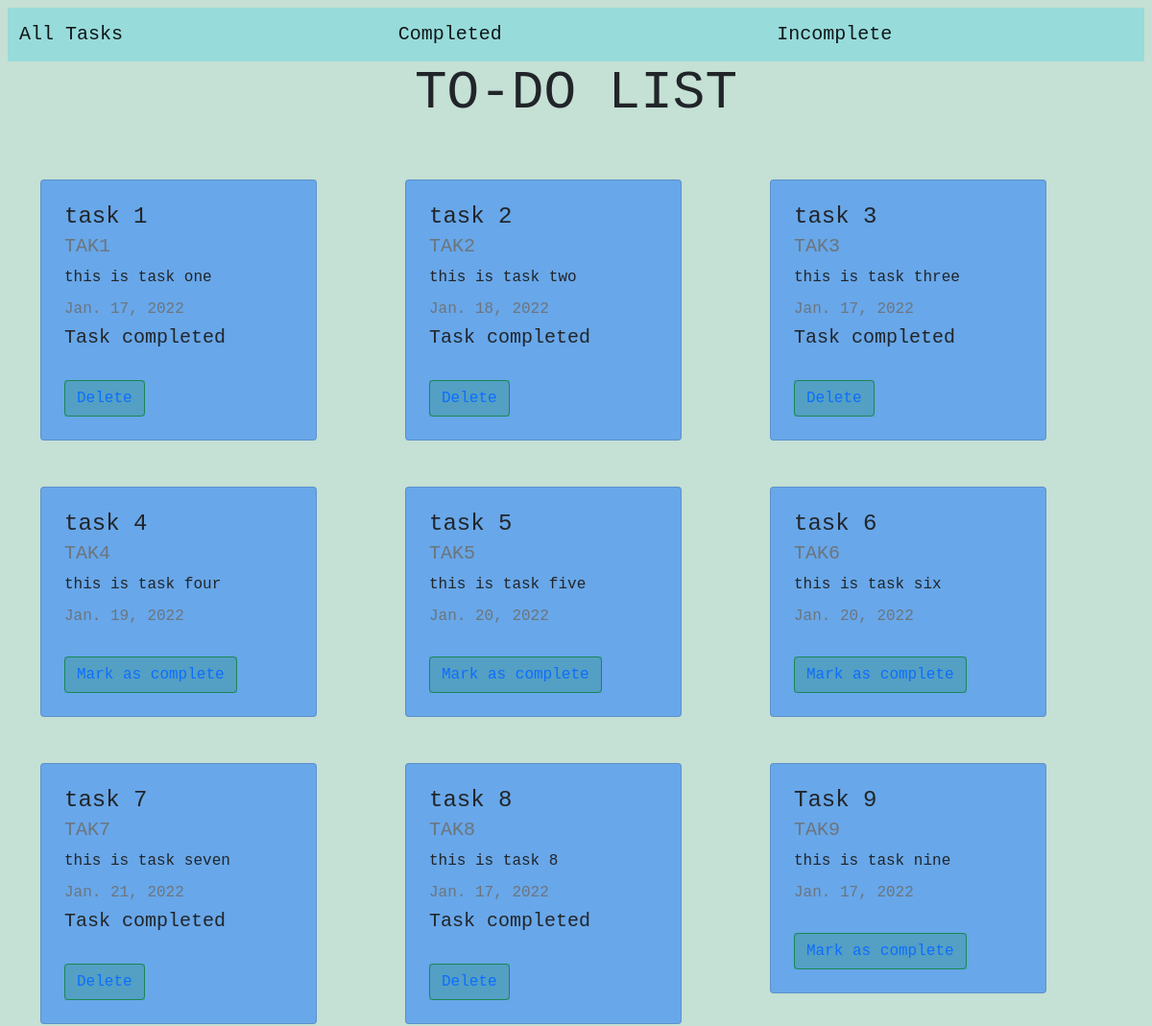
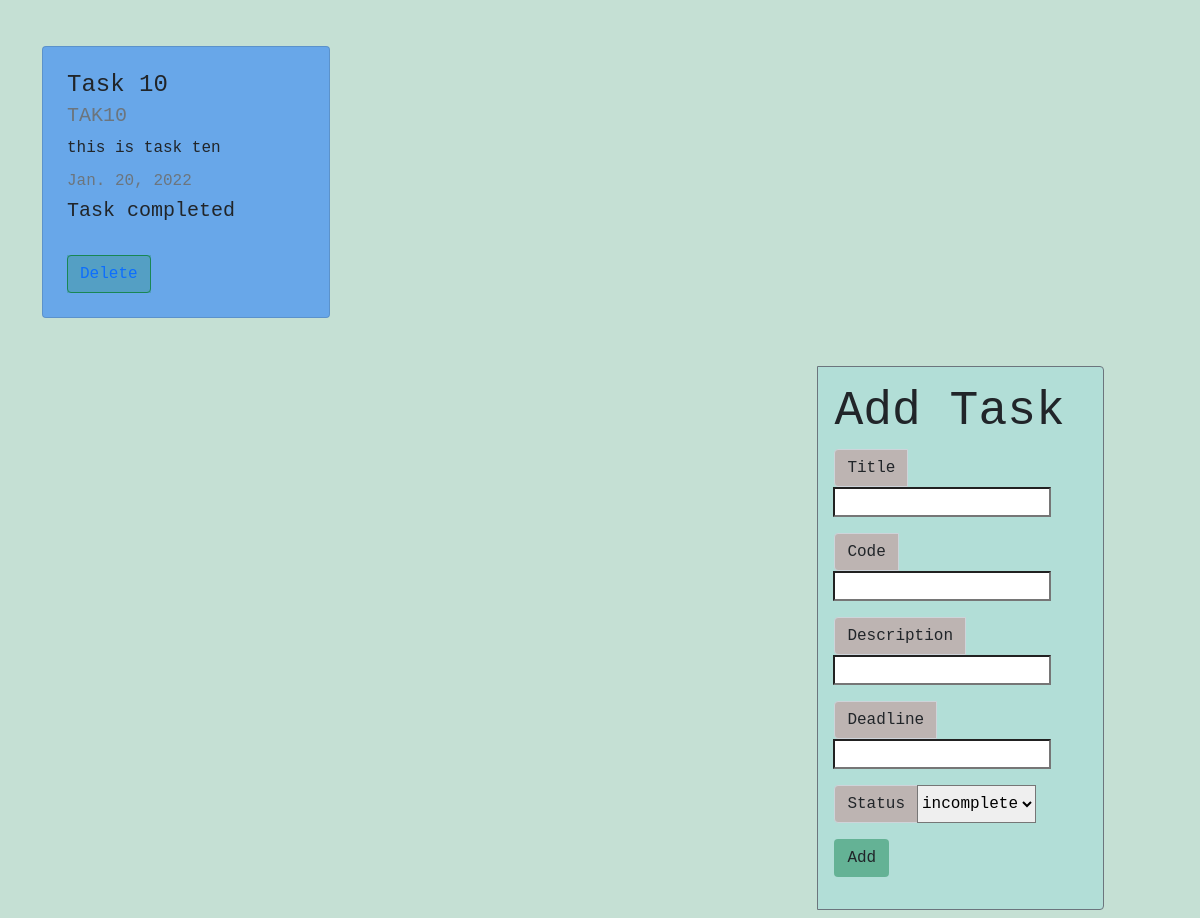
The page / on the database its author committed (2 pictures, top to bottom).
### webapp/models.py (models this page shows, shortened)
class Task(models.Model):
    title = models.CharField(max_length=218,null=False, blank=False)
    description = models.CharField(max_length=512,null=True, blank=True)
    code = models.CharField(max_length=28,null=False,blank=False)
    deadline = models.DateField(null=False, blank=False)
    status = models.CharField(max_length=10,choices=[("True","complete"),("False","incomplete")],default="False")

### webapp/views.py (the view)
# urls.py: path('',views.index,name='index'),
def index(request):
    if request.method == 'POST':
        form = TaskForm(request.POST)
        if form.is_valid():
            code = request.POST.get('code')
            title = request.POST.get('title')
            description = request.POST.get('description')
            deadline = request.POST.get('deadline')
            status = request.POST.get('status')
            instance = Task(code = code,title = title, description = description, deadline = deadline, status = status)
            instance.save()
            tasks = Task.objects.all()
            form = TaskForm()
            context = {
                'tasks': tasks,
                'form' : form
             }
        return render(request,'webapp/index.html',context)
    else :
        form = TaskForm()
        tasks = Task.objects.all()
        context = {
            'tasks': tasks,
            'form' : form
        }
        return render(request,'webapp/index.html',context)

### webapp/forms.py
class TaskForm(ModelForm):
    class Meta:
        model = Task
        fields = '__all__'

### webapp/templates/webapp/index.html (shortened to what this page needs)
{% load static %}
<!DOCTYPE html>
<html lang="en">
<head>
    <link href="https://cdn.jsdelivr.net/npm/bootstrap@5.1.3/dist/css/bootstrap.min.css"
    rel="stylesheet"
>
</head>
<body class="font-monospace bg-success p-2 text-dark bg-opacity-25">
    <nav class="navbar navbar-expand-lg navbar-light bg-info bg-opacity-25" style="background-color: #e3f2fd;">
        <div class="container-fluid">
          <a class="navbar-brand" href={% url 'index' %}>All Tasks</a>
        </div>
        <div class="container-fluid">
            <a class="navbar-brand" href={% url 'completed' %}>Completed</a>
        </div>
        <div class="container-fluid">
            <a class="navbar-brand" href={% url 'incomplete' %}>Incomplete</a>
        </div>
      </nav>
    <h1 class="display-4 text-center">TO-DO LIST</h1>
    <div class="container">
        <div class="row">
        {% for task in tasks %}
        <div class="col mt-5">
        <div class="card bg-primary p-2 text-dark bg-opacity-50" style="width: 18rem; --bs-bg-opacity: .5;">
            <div class="card-body">
              <h4 class="card-title">{{ task.title }}</h4>
              <h5 class="card-subtitle mb-2 text-muted">{{ task.code }}</h5>
              <p class="card-text">{{ task.description }}</p>
              <h6 class="card-subtitle mb-2 text-muted">{{ task.deadline }}</h6>
              {% if task.status == 'True' %}
              <h5>Task completed</h5>
              <br>
              <div class="btn-group bg-success bg-opacity-25" role="group" aria-label="Basic outlined example">
                  <button type="button" class="btn btn-outline-success">
                      <a href={% url 'delete_task' task.pk %} style="text-decoration: none;">Delete</a>
                  </button>
                </div>
              {% else %}
              <br>
              <div class="btn-group bg-success bg-opacity-25" role="group" aria-label="Basic outlined example">
                  <button type="button" class="btn btn-outline-success">
                      <a href={% url 'mark_complete' task.pk %} style="text-decoration: none;">Mark as complete</a>
                  </button>
                </div>
              {% endif %}
            </div>
          </div>
        </div>
        {% endfor %}
        </div>
    </div>
    <div class="d-flex justify-content-end mt-5">
        <form method="POST" class="row g-3">
            <div class="border border-secondary rounded-end w-75 p-3 bg-info p-2 text-dark bg-opacity-10">
                <h2 class="display-5">Add Task</h2>
                <div class="mb-3">
                <div class="input-group mb-3">
                    <span class="input-group-text bg-danger bg-opacity-25" id="inputGroup-sizing-default">Title</span>{{form.title}}
                </div>
                <div class="input-group mb-3">
                    <span class="input-group-text bg-danger bg-opacity-25" id="inputGroup-sizing-default">Code</span>{{form.code}}
                </div>
                <div class="input-group mb-3">
                    <span class="input-group-text bg-danger bg-opacity-25" id="inputGroup-sizing-default">Description</span>{{form.description}}
                </div>
                <div class="input-group mb-3">
                    <span class="input-group-text bg-danger bg-opacity-25" id="inputGroup-sizing-default">Deadline</span>{{form.deadline}}
                </div>
                <div class="input-group mb-3">
                    <span class="input-group-text bg-danger bg-opacity-25" id="inputGroup-sizing-default">Status</span>{{form.status}}
                </div>
                <button type="submit" class="btn bg-success bg-opacity-50">Add</button>
                </div>
            </div>
        </form>
    </div>
</body>
</html>

### rows shown on the page
Task: title "task 1", code "TAK1", description "this is task one", deadline "Jan. 17, 2022", status "Task completed"
Task: title "task 2", code "TAK2", description "this is task two", deadline "Jan. 18, 2022", status "Task completed"
Task: title "task 3", code "TAK3", description "this is task three", deadline "Jan. 17, 2022", status "Task completed"
Task: title "task 4", code "TAK4", description "this is task four", deadline "Jan. 19, 2022", status "Mark as complete"
Task: title "task 5", code "TAK5", description "this is task five", deadline "Jan. 20, 2022", status "Mark as complete"
Task: title "task 6", code "TAK6", description "this is task six", deadline "Jan. 20, 2022", status "Mark as complete"
Task: title "task 7", code "TAK7", description "this is task seven", deadline "Jan. 21, 2022", status "Task completed"
Task: title "task 8", code "TAK8", description "this is task 8", deadline "Jan. 17, 2022", status "Task completed"
Task: title "Task 9", code "TAK9", description "this is task nine", deadline "Jan. 17, 2022", status "Mark as complete"
Task: title "Task 10", code "TAK10", description "this is task ten", deadline "Jan. 20, 2022", status "Task completed"
